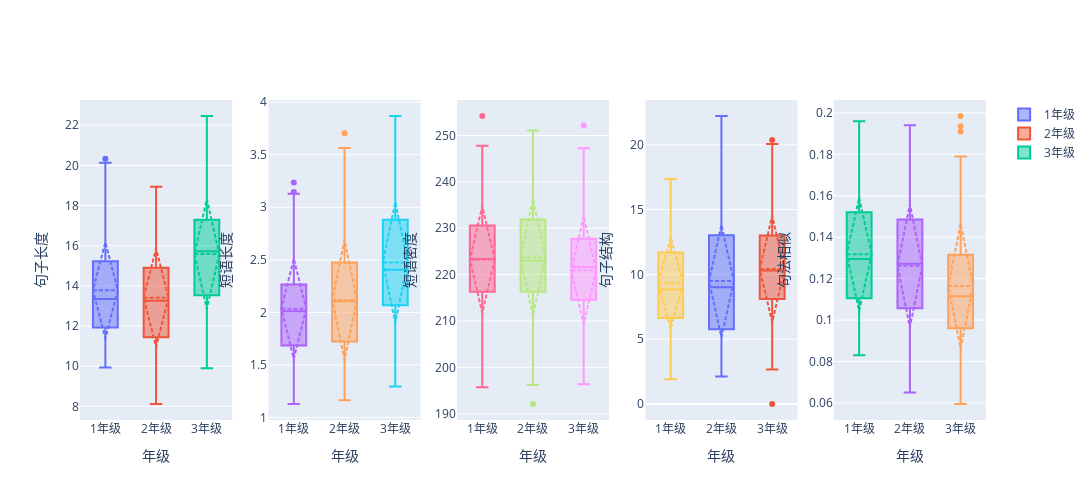

Notebook source saved alongside this figure:
### Code cell
plot_boxplots_by_grade('微观叙事-句法', tmp_df, 5)
